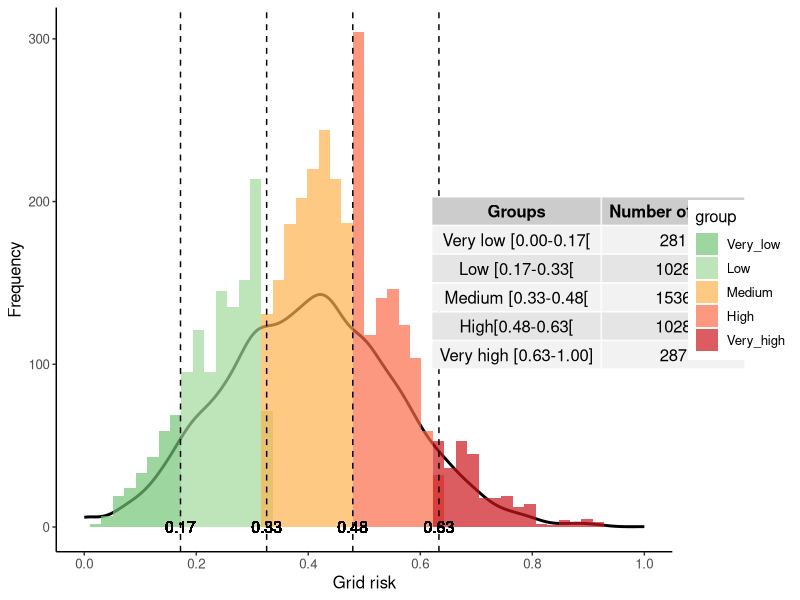

The R source for this figure: (Note: this script raises an error after producing the figure.)
# ##############################################################################
# GRID ANALYSIS
#
# Code for the paper: 
# App-based symptom tracking to optimize SARS-CoV-2 testing strategy 
# using machine learning
#
# Leila F. Dantas
#
# Available in February 25 2021
# ##############################################################################


# Libraries ---------------------------------------------------------------
library(tidyverse)
library(data.table)
library(gridExtra)

# --------------------------------------------------
# GRID ANALYSIS

analise_grids2 <- read_delim("Output/Main/analise_grid.csv", 
                             ";", escape_double = FALSE, trim_ws = TRUE)
analise_grids2 <- filter(analise_grids2, total_users>=10)

# Summary:
# Very low <-1.5
# Low between -1.5 e -0.5
# Medium between -0.5 e 0.5
# Hight between 0.5 e 1.5
# Very High > 1.5

summary(analise_grids2)

very_low <- mean(analise_grids2$total_risco) - 1.5*sd(analise_grids2$total_risco)
low <- mean(analise_grids2$total_risco) - 0.5*sd(analise_grids2$total_risco)
medium <- mean(analise_grids2$total_risco)
high <- mean(analise_grids2$total_risco) + 0.5*sd(analise_grids2$total_risco)
very_high <- mean(analise_grids2$total_risco) + 1.5*sd(analise_grids2$total_risco)

cut_off <- cbind(very_low, low, medium, high, very_high)
rownames(cut_off) <- c("Group")
cut_off <- t(cut_off)
cut_off

very_low_risk <- filter(analise_grids2, total_risco<very_low)
low_risk <- filter(analise_grids2, total_risco>=very_low & total_risco<low)
medium_risk <- filter(analise_grids2, total_risco>=low & total_risco<high)
high_risk <- filter(analise_grids2, total_risco>=high & total_risco<very_high)
very_high_risk <- filter(analise_grids2, total_risco>=very_high)

very_low_risk <- nrow(very_low_risk)
low_risk <- nrow(low_risk)
medium_risk <- nrow(medium_risk)
high_risk <- nrow(high_risk)
very_high_risk <- nrow(very_high_risk)
count_groups <- cbind(very_low_risk, low_risk, medium_risk,
                      high_risk, very_high_risk)
count_groups <- t(count_groups)
colnames(count_groups) <- c("Number of grids")

Groups <- c("Very low [0.00-0.17[", "Low [0.17-0.33[","Medium [0.33-0.48[","High[0.48-0.63[", "Very high [0.63-1.00]")
table <- cbind(Groups, count_groups)

group <- NULL
analise_grids2$group[analise_grids2$total_risco<very_low] <- "Very_low"
analise_grids2$group[analise_grids2$total_risco>=very_low & analise_grids2$total_risco<low] <- "Low"
analise_grids2$group[analise_grids2$total_risco>=low & analise_grids2$total_risco<high] <- "Medium"
analise_grids2$group[analise_grids2$total_risco>=high & analise_grids2$total_risco<very_high] <- "High"
analise_grids2$group[analise_grids2$total_risco>=very_high] <- "Very_high"
analise_grids2$group <- as.factor(analise_grids2$group)

cut_off <- data.table(cut_off)
Risk_Group <- c("Very low", "Low", "Medium", "High", "Very high")
Risk <- cbind(Risk_Group, cut_off)
Risk <- Risk[c(1,2,4,5)]
analise_grids2$group <- factor(analise_grids2$group, levels = c("Very_low", "Low", "Medium","High","Very_high"))

ggplot(analise_grids2, aes(x=total_risco, fill=group)) +
    scale_x_continuous(limits=c(0,1), breaks=c(0,0.2,0.4,0.6,0.8,1)) +
    geom_density(alpha=.5, aes(y = ..density..*(2400*0.023)),
                 size=1, fill="white")+
    geom_histogram(aes(y = ..count..),bins=50,
                   position="identity", alpha=0.7) +
    # scale_fill_manual(values=c("#fee5d9", "#fcae91", "#fb6a4a", "#de2d26", "#a50f15"))+
    scale_fill_manual(values=c("#74C476", "#A1D99B", "#FEB24C", "#FB6A4A", "#CB181D"))+
    # scale_fill_grey(start = 0.8, end = 0.2)+
    theme_classic() +
    ylab("Frequency")+
    xlab("Grid risk")+
    geom_vline(data=Risk, aes(xintercept=Group),
               linetype="dashed", show.legend = F) +
    geom_text(aes(x = cut_off[[1,1]], y = 0, label = 0.17), size=4)+
    geom_text(aes(x = cut_off[[2,1]], y = 0, label = 0.33), size=4)+
    geom_text(aes(x = cut_off[[4,1]], y = 0, label = 0.48), size=4)+
    geom_text(aes(x = cut_off[[5,1]], y = 0, label = 0.63), size=4)+
    annotation_custom(tableGrob(table, rows=NULL), xmin=0.8, xmax=1, ymin=100, ymax=200)+
    theme(text = element_text(size=12)) + 
    ggsave("Output/Supplementary/figure_grid_risk.tiff", width = 12, height = 6)

summarize(group_by(analise_grids2, group), mean(total_users))

